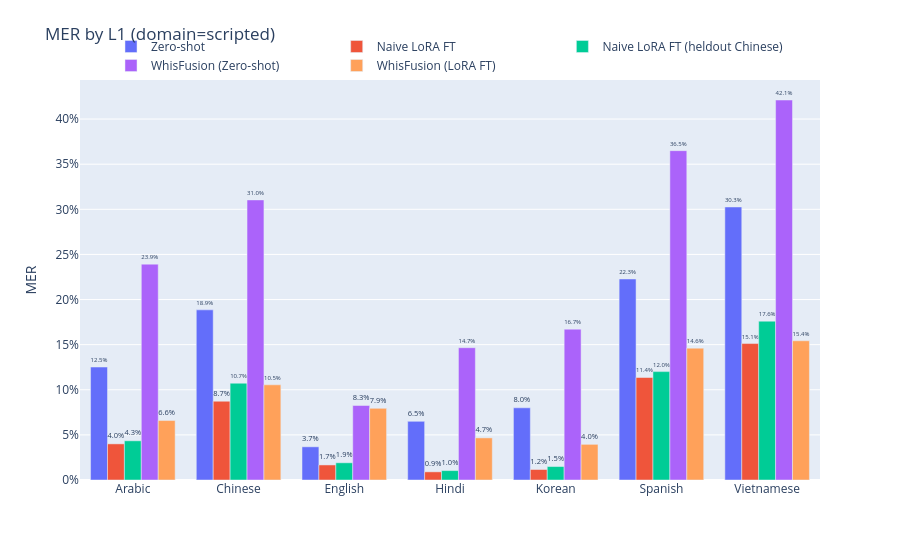

Notebook source saved alongside this figure:
### Markdown cell above
---



  # Part 2 — Per-L1 WER



  **Default: Combined (all data).** Use `domain=` for domain-specific L1 breakdowns.

### Code cell
def get_l1_breakdown(domain: str | None = None, metric: str = "wer") -> pd.DataFrame:
    """Per-L1 breakdown for a chosen metric."""
    metric = metric.lower()
    if metric not in {"wer", "mer", "per"}:
        raise ValueError("metric must be one of: 'wer', 'mer', 'per'")

    l1_rows = []
    for key, label in MODEL_KEYS.items():
        df = get_data(key, domain)
        if df is None:
            continue
        grp = grouped_wer(df, "l1")
        grp["Model"] = label
        l1_rows.append(grp)

    if not l1_rows:
        return pd.DataFrame()

    l1_df = pd.concat(l1_rows, ignore_index=True)

    # Delta vs zero-shot baseline (negative = improvement)
    if "baseline" in MODEL_KEYS and available("baseline"):
        base_label = MODEL_KEYS["baseline"]
        base_col = f"{metric}_base"
        base_vals = (
            l1_df[l1_df["Model"] == base_label][["l1", metric]]
            .rename(columns={metric: base_col})
        )
        l1_df = l1_df.merge(base_vals, on="l1", how="left")
        l1_df[f"{metric}_delta_pct"] = (
            (l1_df[metric] - l1_df[base_col]) / l1_df[base_col] * 100
        )

    return l1_df


domain = "scripted"   # None / "scripted" / "spontaneous"
metric = "mer"  # "wer" / "mer" / "per"

l1_df = get_l1_breakdown(domain, metric)

if not l1_df.empty:
    l1s = sorted(l1_df["l1"].unique())
    metric_label = "PER (G2P)" if metric == "per" else metric.upper()

    # Use actual model keys that exist in MODEL_KEYS and are available
    model_order = list(MODEL_KEYS.keys())
    ordered_items = [(k, MODEL_KEYS[k]) for k in model_order if available(k)]

    fig = go.Figure()
    for key, label in ordered_items:
        sub = l1_df[l1_df["Model"] == label].set_index("l1")
        fig.add_trace(go.Bar(
            name=label,
            x=l1s,
            y=[sub.loc[l, metric] if l in sub.index else None for l in l1s],
            text=[f"{sub.loc[l, metric]:.1%}" if l in sub.index and pd.notna(sub.loc[l, metric]) else "" for l in l1s],
            textposition="outside",
        ))

    domain_str = f" (domain={domain})" if domain else " (All Data)"
    fig.update_layout(
        title=f"{metric_label} by L1{domain_str}",
        barmode="group",
        yaxis=dict(title=metric_label, tickformat=".0%"),
        legend=dict(orientation="h", y=1.12, xanchor="center", x=0.5),
        margin=dict(t=80),
    )
    fig.show()

    out = Path(RESULTS_DIR) / f"comparison_{domain or 'all'}_{metric}_by_l1.csv"
    l1_df.to_csv(out, index=False)
    print(f"Saved {out}")

    display(
        l1_df.sort_values(["l1", "Model"])
            .style.format({
                metric: "{:.4f}",
                f"{metric}_base": "{:.4f}",
                f"{metric}_delta_pct": "{:+.1f}%",
                "per": lambda v: f"{v:.4f}" if pd.notna(v) else "—",
            })
            .set_caption(f"{domain_str} — Per-L1 {metric_label}")
    )

### Figure 1 — Plotly figure (JSON) as saved in the notebook; plotly's stock layout.template omitted (floating-point values rounded to 4 significant figures)
{"data": [{"name": "Zero-shot", "text": ["12.5%", "18.9%", "3.7%", "6.5%", "8.0%", "22.3%", "30.3%"], "textposition": "outside", "type": "bar", "x": ["Arabic", "Chinese", "English", "Hindi", "Korean", "Spanish", "Vietnamese"], "y": [0.1252, 0.1886, 0.03679, 0.065, 0.08001, 0.2228, 0.3026]}, {"name": "Naive LoRA FT", "text": ["4.0%", "8.7%", "1.7%", "0.9%", "1.2%", "11.4%", "15.1%"], "textposition": "outside", "type": "bar", "x": ["Arabic", "Chinese", "English", "Hindi", "Korean", "Spanish", "Vietnamese"], "y": [0.04004, 0.0873, 0.01669, 0.009039, 0.01163, 0.1136, 0.1512]}, {"name": "Naive LoRA FT (heldout Chinese)", "text": ["4.3%", "10.7%", "1.9%", "1.0%", "1.5%", "12.0%", "17.6%"], "textposition": "outside", "type": "bar", "x": ["Arabic", "Chinese", "English", "Hindi", "Korean", "Spanish", "Vietnamese"], "y": [0.04344, 0.1073, 0.01907, 0.01043, 0.0149, 0.1201, 0.176]}, {"name": "WhisFusion (Zero-shot)", "text": ["23.9%", "31.0%", "8.3%", "14.7%", "16.7%", "36.5%", "42.1%"], "textposition": "outside", "type": "bar", "x": ["Arabic", "Chinese", "English", "Hindi", "Korean", "Spanish", "Vietnamese"], "y": [0.2392, 0.3104, 0.08259, 0.1466, 0.1672, 0.365, 0.4211]}, {"name": "WhisFusion (LoRA FT)", "text": ["6.6%", "10.5%", "7.9%", "4.7%", "4.0%", "14.6%", "15.4%"], "textposition": "outside", "type": "bar", "x": ["Arabic", "Chinese", "English", "Hindi", "Korean", "Spanish", "Vietnamese"], "y": [0.06589, 0.1055, 0.07938, 0.04666, 0.03952, 0.1461, 0.1543]}], "layout": {"barmode": "group", "legend": {"orientation": "h", "x": 0.5, "xanchor": "center", "y": 1.12}, "margin": {"t": 80}, "title": {"text": "MER by L1 (domain=scripted)"}, "yaxis": {"tickformat": ".0%", "title": {"text": "MER"}}}}
